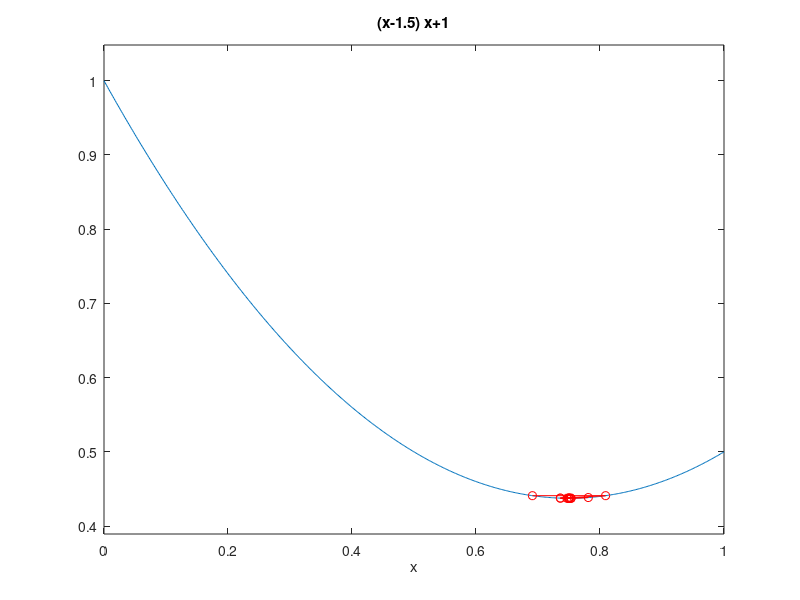

Source code (MATLAB):
clc
clear all
a=0; b=1; % Boundary of variable

f=@(x) (x-1.5)*x+1; % Objective function
ezplot('(x-1.5)*x+1',[0,1]) % Draw objective function within x in [0,1]
eps=0.001; % Error limited to 0.01
step=0;
while((b-a)>=eps)
    x1=a+0.382*(b-a);
    x2=a+0.618*(b-a); % 0.618=(x2-a)/(b-a)=(b-x1)/(b-a)
    if f(x1)<f(x2)
            b=x2; % a<x<x2
    elseif f(x1)>f(x2)
            a=x1; % x1<x<b
    else
        a=x1;
        b=x2; % x1<x<x2
    end
    
    step=step+1;
    x=(a+b)/2;
    S(step,:) = [step,x,f(x)];

end

hold on;
plot(S(:,2),S(:,3),'ro-')
% Draw a change line for the iteration point in the graph

x=(a+b)/2;
disp(['x = ',num2str(x)])
disp(['f(x) = ',num2str(f(x))])
disp(['step = ',num2str(step)])
